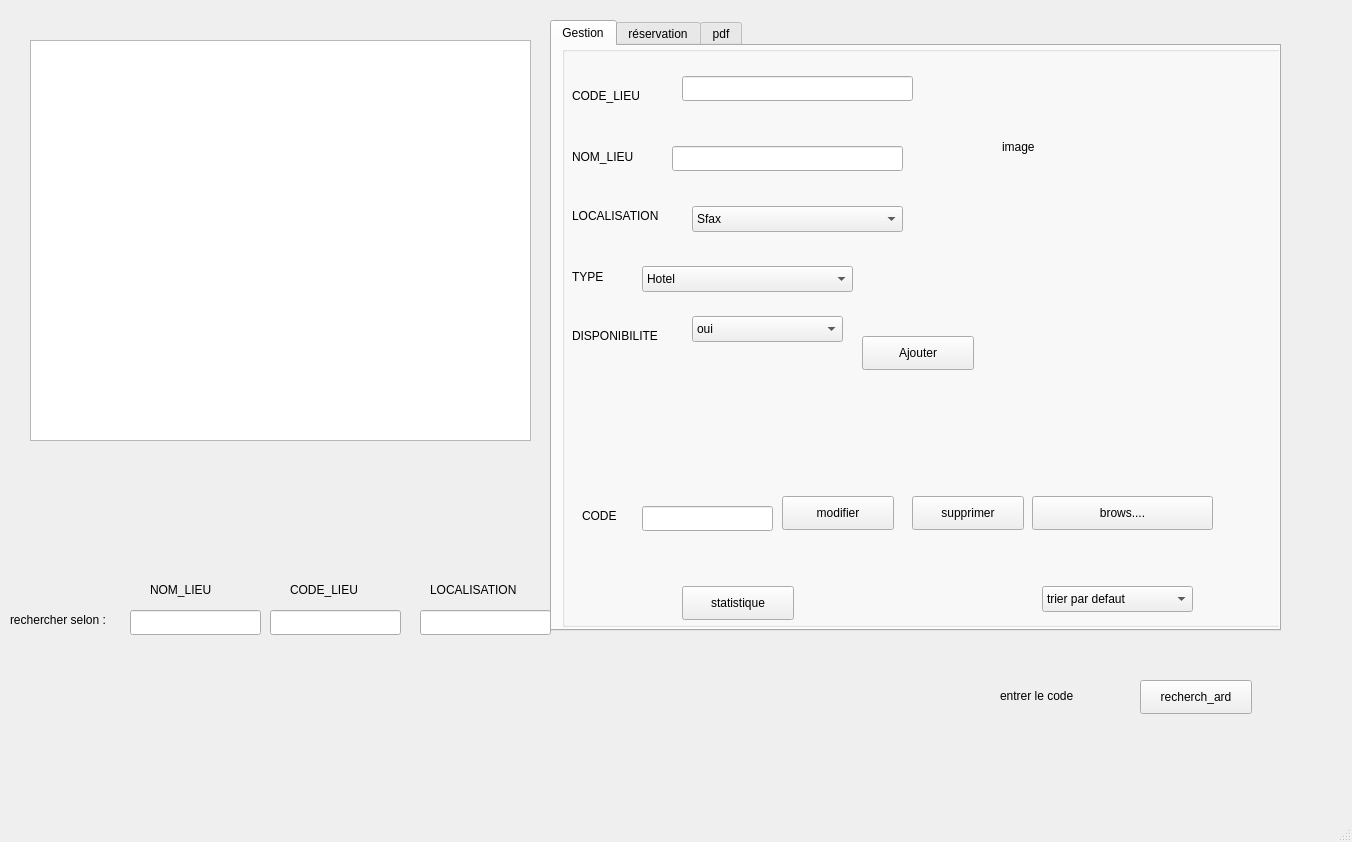
<?xml version="1.0" encoding="UTF-8"?>
<ui version="4.0">
 <class>MainWindow</class>
 <widget class="QMainWindow" name="MainWindow">
  <property name="geometry">
   <rect>
    <x>0</x>
    <y>0</y>
    <width>1352</width>
    <height>842</height>
   </rect>
  </property>
  <property name="windowTitle">
   <string>MainWindow</string>
  </property>
  <widget class="QWidget" name="centralwidget">
   <widget class="QTabWidget" name="tabWidget">
    <property name="geometry">
     <rect>
      <x>550</x>
      <y>20</y>
      <width>731</width>
      <height>611</height>
     </rect>
    </property>
    <property name="currentIndex">
     <number>0</number>
    </property>
    <widget class="QWidget" name="tab_2">
     <attribute name="title">
      <string>Gestion</string>
     </attribute>
     <widget class="QGroupBox" name="Code_lieu_2">
      <property name="geometry">
       <rect>
        <x>10</x>
        <y>0</y>
        <width>861</width>
        <height>581</height>
       </rect>
      </property>
      <property name="title">
       <string/>
      </property>
      <widget class="QLabel" name="label_24">
       <property name="geometry">
        <rect>
         <x>10</x>
         <y>40</y>
         <width>91</width>
         <height>20</height>
        </rect>
       </property>
       <property name="text">
        <string>CODE_LIEU</string>
       </property>
      </widget>
      <widget class="QLabel" name="label_25">
       <property name="geometry">
        <rect>
         <x>10</x>
         <y>280</y>
         <width>131</width>
         <height>20</height>
        </rect>
       </property>
       <property name="text">
        <string>DISPONIBILITE</string>
       </property>
      </widget>
      <widget class="QLineEdit" name="Code_lieu">
       <property name="geometry">
        <rect>
         <x>120</x>
         <y>30</y>
         <width>231</width>
         <height>25</height>
        </rect>
       </property>
      </widget>
      <widget class="QLabel" name="label_26">
       <property name="geometry">
        <rect>
         <x>10</x>
         <y>220</y>
         <width>69</width>
         <height>21</height>
        </rect>
       </property>
       <property name="text">
        <string>TYPE</string>
       </property>
      </widget>
      <widget class="QPushButton" name="pb_modifier">
       <property name="geometry">
        <rect>
         <x>220</x>
         <y>450</y>
         <width>112</width>
         <height>34</height>
        </rect>
       </property>
       <property name="text">
        <string>modifier</string>
       </property>
      </widget>
      <widget class="QComboBox" name="Type">
       <property name="geometry">
        <rect>
         <x>80</x>
         <y>220</y>
         <width>211</width>
         <height>26</height>
        </rect>
       </property>
       <item>
        <property name="text">
         <string>Hotel</string>
        </property>
       </item>
       <item>
        <property name="text">
         <string>Restaurant</string>
        </property>
       </item>
      </widget>
      <widget class="QLineEdit" name="Nom_lieu">
       <property name="geometry">
        <rect>
         <x>110</x>
         <y>100</y>
         <width>231</width>
         <height>25</height>
        </rect>
       </property>
      </widget>
      <widget class="QComboBox" name="dispo">
       <property name="geometry">
        <rect>
         <x>130</x>
         <y>270</y>
         <width>151</width>
         <height>26</height>
        </rect>
       </property>
       <item>
        <property name="text">
         <string>oui</string>
        </property>
       </item>
       <item>
        <property name="text">
         <string>non</string>
        </property>
       </item>
      </widget>
      <widget class="QLabel" name="label_27">
       <property name="geometry">
        <rect>
         <x>10</x>
         <y>100</y>
         <width>91</width>
         <height>21</height>
        </rect>
       </property>
       <property name="text">
        <string>NOM_LIEU</string>
       </property>
      </widget>
      <widget class="QLabel" name="label_28">
       <property name="geometry">
        <rect>
         <x>10</x>
         <y>160</y>
         <width>141</width>
         <height>20</height>
        </rect>
       </property>
       <property name="text">
        <string>LOCALISATION</string>
       </property>
      </widget>
      <widget class="QComboBox" name="Localisation">
       <property name="geometry">
        <rect>
         <x>130</x>
         <y>160</y>
         <width>211</width>
         <height>26</height>
        </rect>
       </property>
       <item>
        <property name="text">
         <string>Sfax</string>
        </property>
       </item>
       <item>
        <property name="text">
         <string>Djerba</string>
        </property>
       </item>
       <item>
        <property name="text">
         <string>Sousse</string>
        </property>
       </item>
       <item>
        <property name="text">
         <string>Tunis</string>
        </property>
       </item>
       <item>
        <property name="text">
         <string>Hammamet</string>
        </property>
       </item>
      </widget>
      <widget class="QPushButton" name="pb_ajouter">
       <property name="geometry">
        <rect>
         <x>300</x>
         <y>290</y>
         <width>112</width>
         <height>34</height>
        </rect>
       </property>
       <property name="text">
        <string>Ajouter</string>
       </property>
      </widget>
      <widget class="QPushButton" name="pb_supprimer">
       <property name="geometry">
        <rect>
         <x>350</x>
         <y>450</y>
         <width>112</width>
         <height>34</height>
        </rect>
       </property>
       <property name="text">
        <string>supprimer</string>
       </property>
      </widget>
      <widget class="QLineEdit" name="code_lieu_2">
       <property name="geometry">
        <rect>
         <x>80</x>
         <y>460</y>
         <width>131</width>
         <height>25</height>
        </rect>
       </property>
      </widget>
      <widget class="QLabel" name="label_33">
       <property name="geometry">
        <rect>
         <x>20</x>
         <y>460</y>
         <width>91</width>
         <height>20</height>
        </rect>
       </property>
       <property name="text">
        <string>CODE</string>
       </property>
      </widget>
      <widget class="QLabel" name="label_pic">
       <property name="geometry">
        <rect>
         <x>440</x>
         <y>20</y>
         <width>411</width>
         <height>161</height>
        </rect>
       </property>
       <property name="text">
        <string>image</string>
       </property>
      </widget>
      <widget class="QPushButton" name="upload">
       <property name="geometry">
        <rect>
         <x>470</x>
         <y>450</y>
         <width>181</width>
         <height>34</height>
        </rect>
       </property>
       <property name="text">
        <string>brows....</string>
       </property>
      </widget>
      <widget class="QComboBox" name="trier">
       <property name="geometry">
        <rect>
         <x>480</x>
         <y>540</y>
         <width>151</width>
         <height>26</height>
        </rect>
       </property>
       <item>
        <property name="text">
         <string>trier par defaut</string>
        </property>
       </item>
       <item>
        <property name="text">
         <string>trier selon code</string>
        </property>
       </item>
       <item>
        <property name="text">
         <string>trier selon disponibilité</string>
        </property>
       </item>
      </widget>
      <widget class="QPushButton" name="stat">
       <property name="geometry">
        <rect>
         <x>120</x>
         <y>540</y>
         <width>112</width>
         <height>34</height>
        </rect>
       </property>
       <property name="text">
        <string>statistique</string>
       </property>
      </widget>
     </widget>
    </widget>
    <widget class="QWidget" name="tab_13">
     <attribute name="title">
      <string>réservation</string>
     </attribute>
     <widget class="QLabel" name="label_16">
      <property name="geometry">
       <rect>
        <x>340</x>
        <y>140</y>
        <width>91</width>
        <height>20</height>
       </rect>
      </property>
      <property name="text">
       <string/>
      </property>
     </widget>
     <widget class="QLabel" name="label">
      <property name="geometry">
       <rect>
        <x>280</x>
        <y>160</y>
        <width>69</width>
        <height>20</height>
       </rect>
      </property>
      <property name="text">
       <string/>
      </property>
     </widget>
     <widget class="QGroupBox" name="groupBox">
      <property name="geometry">
       <rect>
        <x>0</x>
        <y>0</y>
        <width>471</width>
        <height>331</height>
       </rect>
      </property>
      <property name="title">
       <string/>
      </property>
      <widget class="QPushButton" name="reserver">
       <property name="geometry">
        <rect>
         <x>160</x>
         <y>240</y>
         <width>112</width>
         <height>34</height>
        </rect>
       </property>
       <property name="text">
        <string>reserver</string>
       </property>
      </widget>
      <widget class="QLineEdit" name="Id_evenement">
       <property name="geometry">
        <rect>
         <x>180</x>
         <y>130</y>
         <width>191</width>
         <height>31</height>
        </rect>
       </property>
      </widget>
      <widget class="QComboBox" name="Type_lieu_2">
       <property name="geometry">
        <rect>
         <x>170</x>
         <y>70</y>
         <width>211</width>
         <height>26</height>
        </rect>
       </property>
       <item>
        <property name="text">
         <string>Hotel</string>
        </property>
       </item>
       <item>
        <property name="text">
         <string>Restaurant</string>
        </property>
       </item>
      </widget>
      <widget class="QLabel" name="label_3">
       <property name="geometry">
        <rect>
         <x>70</x>
         <y>70</y>
         <width>69</width>
         <height>20</height>
        </rect>
       </property>
       <property name="text">
        <string>TYPE</string>
       </property>
      </widget>
      <widget class="QLabel" name="label_17">
       <property name="geometry">
        <rect>
         <x>50</x>
         <y>130</y>
         <width>111</width>
         <height>21</height>
        </rect>
       </property>
       <property name="text">
        <string>Id-evenement</string>
       </property>
      </widget>
     </widget>
    </widget>
    <widget class="QWidget" name="tab_5">
     <attribute name="title">
      <string>pdf</string>
     </attribute>
     <widget class="QPushButton" name="pb_pdf">
      <property name="geometry">
       <rect>
        <x>250</x>
        <y>350</y>
        <width>112</width>
        <height>34</height>
       </rect>
      </property>
      <property name="text">
       <string>pdf</string>
      </property>
     </widget>
     <widget class="QTextEdit" name="pdf">
      <property name="geometry">
       <rect>
        <x>150</x>
        <y>40</y>
        <width>311</width>
        <height>281</height>
       </rect>
      </property>
     </widget>
    </widget>
   </widget>
   <widget class="QTableView" name="tab_lieu">
    <property name="geometry">
     <rect>
      <x>30</x>
      <y>40</y>
      <width>501</width>
      <height>401</height>
     </rect>
    </property>
   </widget>
   <widget class="QLabel" name="label_32">
    <property name="geometry">
     <rect>
      <x>10</x>
      <y>610</y>
      <width>161</width>
      <height>20</height>
     </rect>
    </property>
    <property name="text">
     <string>rechercher selon :</string>
    </property>
   </widget>
   <widget class="QLabel" name="label_31">
    <property name="geometry">
     <rect>
      <x>430</x>
      <y>580</y>
      <width>111</width>
      <height>20</height>
     </rect>
    </property>
    <property name="text">
     <string>LOCALISATION</string>
    </property>
   </widget>
   <widget class="QLabel" name="label_30">
    <property name="geometry">
     <rect>
      <x>150</x>
      <y>580</y>
      <width>91</width>
      <height>20</height>
     </rect>
    </property>
    <property name="text">
     <string>NOM_LIEU</string>
    </property>
   </widget>
   <widget class="QLabel" name="label_29">
    <property name="geometry">
     <rect>
      <x>290</x>
      <y>580</y>
      <width>91</width>
      <height>20</height>
     </rect>
    </property>
    <property name="text">
     <string>CODE_LIEU</string>
    </property>
   </widget>
   <widget class="QLineEdit" name="nom_lieu_a_recherche">
    <property name="geometry">
     <rect>
      <x>130</x>
      <y>610</y>
      <width>131</width>
      <height>25</height>
     </rect>
    </property>
   </widget>
   <widget class="QLineEdit" name="code_lieu_a_recherche">
    <property name="geometry">
     <rect>
      <x>270</x>
      <y>610</y>
      <width>131</width>
      <height>25</height>
     </rect>
    </property>
   </widget>
   <widget class="QLineEdit" name="loc_lieu_a_recherche">
    <property name="geometry">
     <rect>
      <x>420</x>
      <y>610</y>
      <width>131</width>
      <height>25</height>
     </rect>
    </property>
   </widget>
   <widget class="QLabel" name="ard">
    <property name="geometry">
     <rect>
      <x>1000</x>
      <y>660</y>
      <width>131</width>
      <height>71</height>
     </rect>
    </property>
    <property name="text">
     <string>entrer le code</string>
    </property>
   </widget>
   <widget class="QPushButton" name="recherch_ard">
    <property name="geometry">
     <rect>
      <x>1140</x>
      <y>680</y>
      <width>112</width>
      <height>34</height>
     </rect>
    </property>
    <property name="text">
     <string>recherch_ard</string>
    </property>
   </widget>
  </widget>
  <widget class="QMenuBar" name="menubar">
   <property name="geometry">
    <rect>
     <x>0</x>
     <y>0</y>
     <width>1352</width>
     <height>30</height>
    </rect>
   </property>
  </widget>
  <widget class="QStatusBar" name="statusbar"/>
 </widget>
 <resources/>
 <connections/>
</ui>
